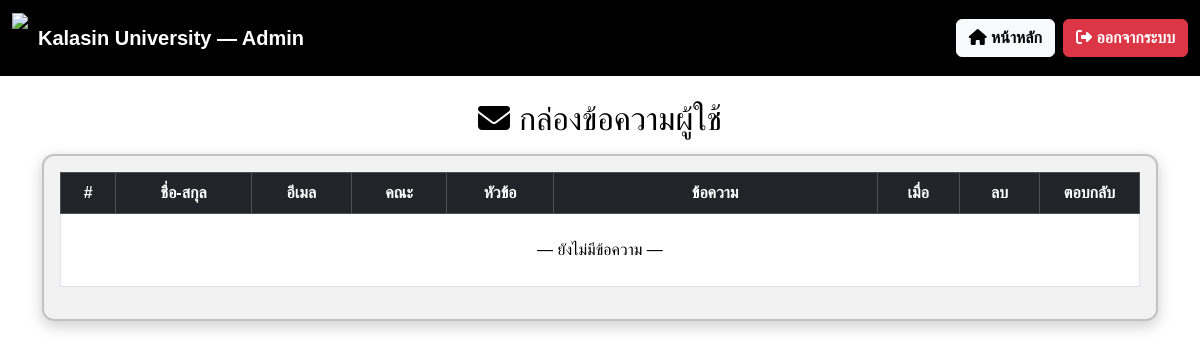
Page /admin/contact (signed in) on the earlier database version.
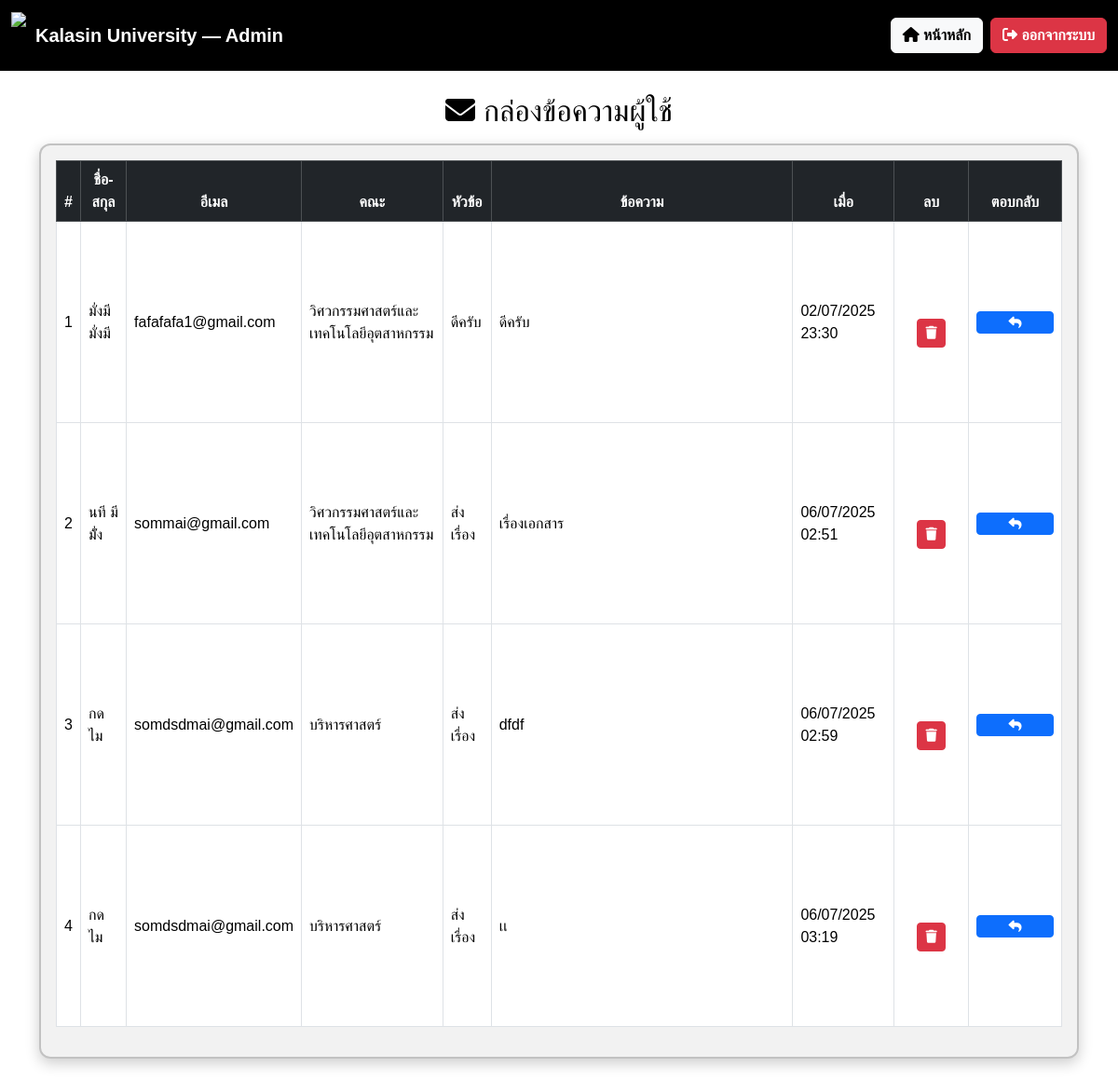
Same page on the later database version.
### app.py (models this page shows)
class ContactMessage(db.Model):
    __tablename__ = "contact_message"
    id         = db.Column(db.Integer, primary_key=True)
    subject    = db.Column(db.String(200), nullable=False)
    message    = db.Column(db.Text,        nullable=False)
    created_at = db.Column(db.DateTime,    default=datetime.utcnow)
    user_id    = db.Column(db.Integer,
                           db.ForeignKey("user.id", ondelete="CASCADE"),
                           nullable=False)
    replies = db.relationship(
    'ContactReply',
    backref='contact',
    cascade='all, delete-orphan',
    lazy='dynamic'
)
    user = db.relationship("User", backref="contact_messages")

class User(db.Model, UserMixin):
    __tablename__ = "user"
    id        = db.Column(db.Integer, primary_key=True)
    username  = db.Column(db.String(80),  unique=True, nullable=False)
    password  = db.Column(db.String(128), nullable=False)   # เก็บ hash ได้ยาว ๆ
    full_name = db.Column(db.String(150), nullable=False)
    first_name = db.Column(db.String(80))
    last_name  = db.Column(db.String(80))
    faculty    = db.Column(db.String(100), nullable=False)
    email      = db.Column(db.String(120), unique=True, nullable=False)
    role       = db.Column(db.String(20),  default="user")
    requests = db.relationship(
        "AcademicRequest",
        backref="user",
        cascade="all, delete-orphan",
        lazy="dynamic"
    )
    workflow_steps = db.relationship(
        "WorkflowStep",
        backref="user",
        cascade="all, delete-orphan",
        lazy="dynamic"
    )

### app.py (the view)
@app.route('/admin/contact')
def admin_contact():
    if 'admin' not in session or not session.get('admin'):
        flash("❌ คุณไม่มีสิทธิ์เข้าถึงหน้านี้", "danger")
        return redirect(url_for('admin_login'))  # ถ้าไม่ใช่แอดมิน ให้ไปหน้า login
    messages = ContactMessage.query.all()
    return render_template('admin_contact.html', messages=messages,pytz=pytz)

### app.py (called while the page is built)
@app.template_filter("faculty_th")
def faculty_th(code):
    return FACULTY_MAP.get(code, "ไม่ระบุคณะ")

### templates/admin_contact.html (shortened to what this page needs)
<!DOCTYPE html>
<html lang="th">
<head>
  <link href="https://cdn.jsdelivr.net/npm/bootstrap@5.3.3/dist/css/bootstrap.min.css" rel="stylesheet">
  <link rel="stylesheet" href="https://cdnjs.cloudflare.com/ajax/libs/font-awesome/6.4.2/css/all.min.css">
</head>
<body>
<nav class="navbar navbar-expand-lg navbar-dark">
  <div class="container-fluid">
    <a class="navbar-brand d-flex align-items-center" href="{{ url_for('admin_dashboard') }}">
      <img src="https://upload.wikimedia.org/wikipedia/th/4/4e/Kalasin_University_Seal.svg" style="height:50px;margin-right:10px">
      <strong>Kalasin University — Admin</strong>
    </a>
    <div class="ms-auto d-flex">
      <a href="{{ url_for('admin_dashboard') }}" class="btn btn-light fw-bold me-2"><i class="fas fa-home"></i> หน้าหลัก</a>
      <a href="{{ url_for('logout') }}" class="btn btn-danger fw-bold"><i class="fas fa-sign-out-alt"></i> ออกจากระบบ</a>
    </div>
  </div>
</nav>
<div class="container my-4">
  <h2 class="text-center mb-3"><i class="fas fa-envelope"></i> กล่องข้อความผู้ใช้</h2>
<div class="card card-admin p-3">
  <div class="table-responsive">
    <table class="table table-bordered align-middle">
      <thead class="table-dark text-center">
        <tr>
          <th>#</th>
          <th class="w-120">ชื่อ-สกุล</th>
          <th>อีเมล</th>
          <th>คณะ</th>
          <th>หัวข้อ</th>
          <th style="width:30%">ข้อความ</th>
          <th>เมื่อ</th>
          <th style="width:80px">ลบ</th>
          <th style="width:100px">ตอบกลับ</th>
        </tr>
      </thead>
      <tbody>
        {% for m in messages %}
          <tr>
            <td class="text-center">{{ loop.index }}</td>
            <td>{{ (m.user.first_name ~ ' ' ~ m.user.last_name).strip() if m.user else (m.name or '-') }}</td>
            <td>{{ m.user.email if m.user else (m.email or '-') }}</td>
            <td>{{ m.user.faculty | faculty_th if m.user and m.user.faculty else '-' }}</td>
            <td>{{ m.subject or '(ไม่มีหัวข้อ)' }}</td>
            <td style="max-width:300px; white-space:pre-wrap">{{ m.message }}</td>
            <td>{{ m.created_at.astimezone(pytz.timezone('Asia/Bangkok')).strftime('%d/%m/%Y %H:%M') }}</td>
            <td class="text-center">
              <form method="POST" action="{{ url_for('delete_contact', msg_id=m.id) }}"
                    onsubmit="return confirm('ยืนยันลบข้อความนี้?');">
                <button class="btn btn-danger btn-sm"><i class="fas fa-trash"></i></button>
              </form>
            </td>
            <td class="text-center">
              <a href="{{ url_for('reply_contact', msg_id=m.id) }}"
                 class="btn btn-primary btn-sm d-flex justify-content-center align-items-center"
                 style="min-width:60px" title="ตอบกลับ">
                <i class="fas fa-reply"></i>
              </a>
            </td>
          </tr>
        {% else %}
          <tr>
            <td colspan="9" class="text-center py-4">— ยังไม่มีข้อความ —</td>
          </tr>
        {% endfor %}
      </tbody>
    </table>
  </div>
</div>
</body>
</html>

Differences in the rows shown:
added ContactMessage: user "fafafafa1@gmail.com", user.faculty|faculty_th "วิศวกรรมศาสตร์และเทคโนโลยีอุตสาหกรรม", subject "ดีครับ", message "ดีครับ", created_at.astimezone "02/07/2025 23:30"
now on this page (row edited): User: first_name+last_name "มั่งมี มั่งมี"
added ContactMessage: user "sommai@gmail.com", user.faculty|faculty_th "วิศวกรรมศาสตร์และเทคโนโลยีอุตสาหกรรม", subject "ส่งเรื่อง", message "เรื่องเอกสาร", created_at.astimezone "06/07/2025 02:51"
added User: first_name+last_name "นที มีมั่้ง"
added ContactMessage: user "somdsdmai@gmail.com", user.faculty|faculty_th "บริหารศาสตร์", subject "ส่งเรื่อง", message "dfdf", created_at.astimezone "06/07/2025 02:59"
added User: first_name+last_name "กด ไม"
added ContactMessage: user "somdsdmai@gmail.com", user.faculty|faculty_th "บริหารศาสตร์", subject "ส่งเรื่อง", message "เเ", created_at.astimezone "06/07/2025 03:19"
Other differences:
text no longer shown: "— ยังไม่มีข้อความ —"
